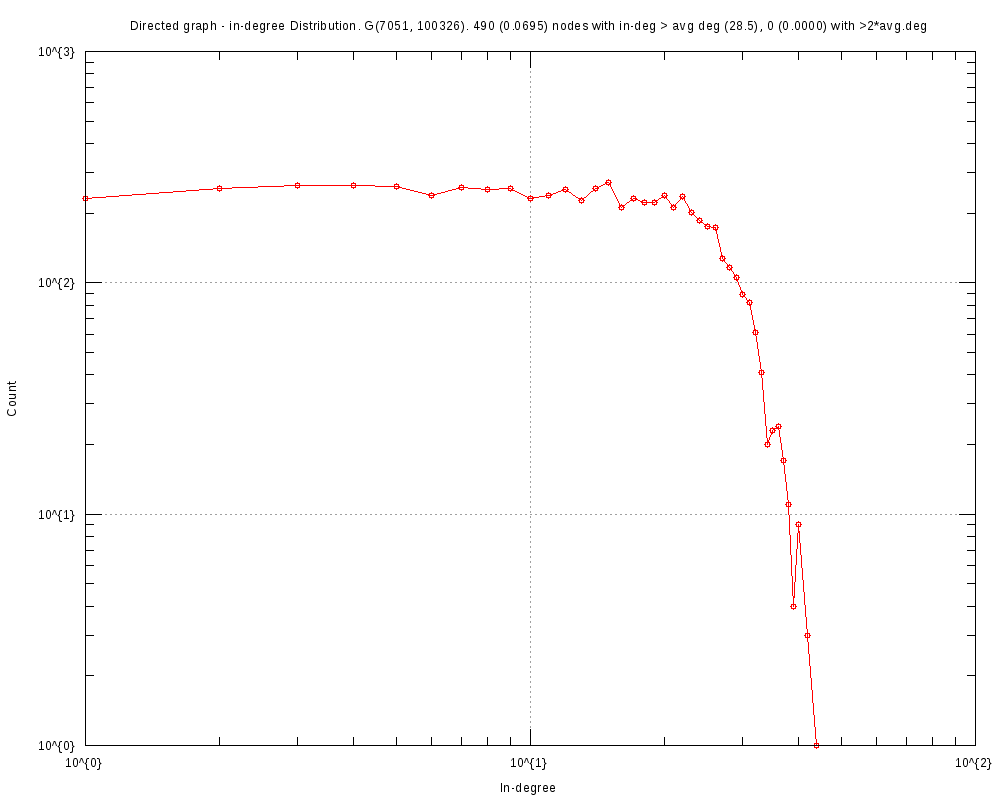

Reproduce this figure in gnuplot.
#
# Directed graph - in-degree Distribution. G(7051, 100326). 490 (0.0695) nodes with in-deg > avg deg (28.5), 0 (0.0000) with >2*avg.deg (Sun Oct 29 17:13:47 2017)
#

set title "Directed graph - in-degree Distribution. G(7051, 100326). 490 (0.0695) nodes with in-deg > avg deg (28.5), 0 (0.0000) with >2*avg.deg"
set key bottom right
set logscale xy 10
set format x "10^{%L}"
set mxtics 10
set format y "10^{%L}"
set mytics 10
set grid
set xlabel "In-degree"
set ylabel "Count"
set tics scale 2
set terminal png font arial 10 size 1000,800
set output 'inDeg.EUC.png'
plot 	"inDeg.EUC.tab" using 1:2 title "" with linespoints pt 6
